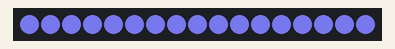
Recording of a sketch running on a simulated Arduino Uno, built with avr-gcc and run on an emulated ATmega328P. Shown: 17 RGB LEDs in strip order, left to right. Random numbers use the default seed unless the sketch sets one.

Above: at 0.2 s.
At 1.58 s:
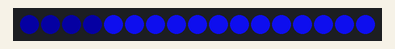

The sketch:

SuperHero_Trinket.ino
```cpp
//Superhero Power Plant
//fades all pixel subtley
//code by Tony Sherwood for Adafruit Industries
// ** Modified by David Ratliff - October 2013

#include <Adafruit_NeoPixel.h>

#define PIN 0

// Parameter 1 = number of pixels in strip
// Parameter 2 = pin number (most are valid)
// Parameter 3 = pixel type flags, add together as needed:
//   NEO_KHZ800  800 KHz bitstream (most NeoPixel products w/WS2812 LEDs)
//   NEO_KHZ400  400 KHz (classic 'v1' (not v2) FLORA pixels, WS2811 drivers)
//   NEO_GRB     Pixels are wired for GRB bitstream (most NeoPixel products)
//   NEO_RGB     Pixels are wired for RGB bitstream (v1 FLORA pixels, not v2)
Adafruit_NeoPixel strip = Adafruit_NeoPixel(17, PIN, NEO_GRB + NEO_KHZ800);

int alpha; // Current value of the pixels
int dir = 1; // Direction of the pixels... 1 = getting brighter, 0 = getting dimmer
int flip; // Randomly flip the direction every once in a while
int minAlpha = 35; // Min value of brightness
int maxAlpha = 180; // Max value of brightness
int alphaDelta = 4; // Delta of brightness between times through the loop
int wait = 1;        // the delay() value in colorWipe function - slows 'flicker' effect

void setup() {
  strip.begin();
  strip.show(); // Initialize all pixels to 'off'
  initAlpha();
}

void loop()
{

  flip = random(32);
  if(flip > 20) {
    dir = 1 - dir;
  }
  // Some example procedures showing how to display to the pixels:
  if (dir == 1) {
    alpha += alphaDelta;
  }
  if (dir == 0) {
    alpha -= alphaDelta;
  }
  if (alpha < minAlpha) {
    alpha = minAlpha;
    dir = 1;
  }
  if (alpha > maxAlpha) {
    alpha = maxAlpha;
    dir = 0;
  }

  colorWipe(strip.Color((alpha/8)-3, (alpha/10)-3, alpha)); // Blue - ish
  //    I added the RED & GREEN values to brighten it up and give a more random color effect.
  //   It still remains primarily blue. But varies levels of white & purple.
  //    This will most likely be worn under a shirt. I think this will geive best visible effect in those conditions

  // Bright flash very occasionally....
  if(flip == 30)
  {
    colorWipe(strip.Color(0,0,80));
    delay(20);
  }
 // if(flip==29) colorWipe(strip.Color(15,0,50));

}

// Fill the dots one after the other with a color
void colorWipe(uint32_t c) {
  for(uint16_t i=0; i<strip.numPixels(); i++) {
    strip.setPixelColor(i, c);
    strip.show();
    delay(wait);
  }
}

void initAlpha()
{
  colorWipe(strip.Color(50, 50, 200)); // Blue-ish & BRIGHT as it turns on
  delay(50);
  colorWipe(strip.Color(200, 200, 255)); // Blue-ish & BRIGHT as it turns on
  delay(50);
  colorWipe(strip.Color(100, 100, 200)); // Blue-ish & BRIGHT as it turns on
  delay(50);

  for (int i=160; i>= 10; i--)    // fade all off EXCEPT BLUE
  {
    colorWipe(strip.Color(i, i, 200));
    i -= 3;
  }
  /*
  for (int i=200; i>= maxAlpha; i--)    // Fade BLUE down to minimum set level
   {
   colorWipe(strip.Color(10, 10, i));
   }
   */
}
```
